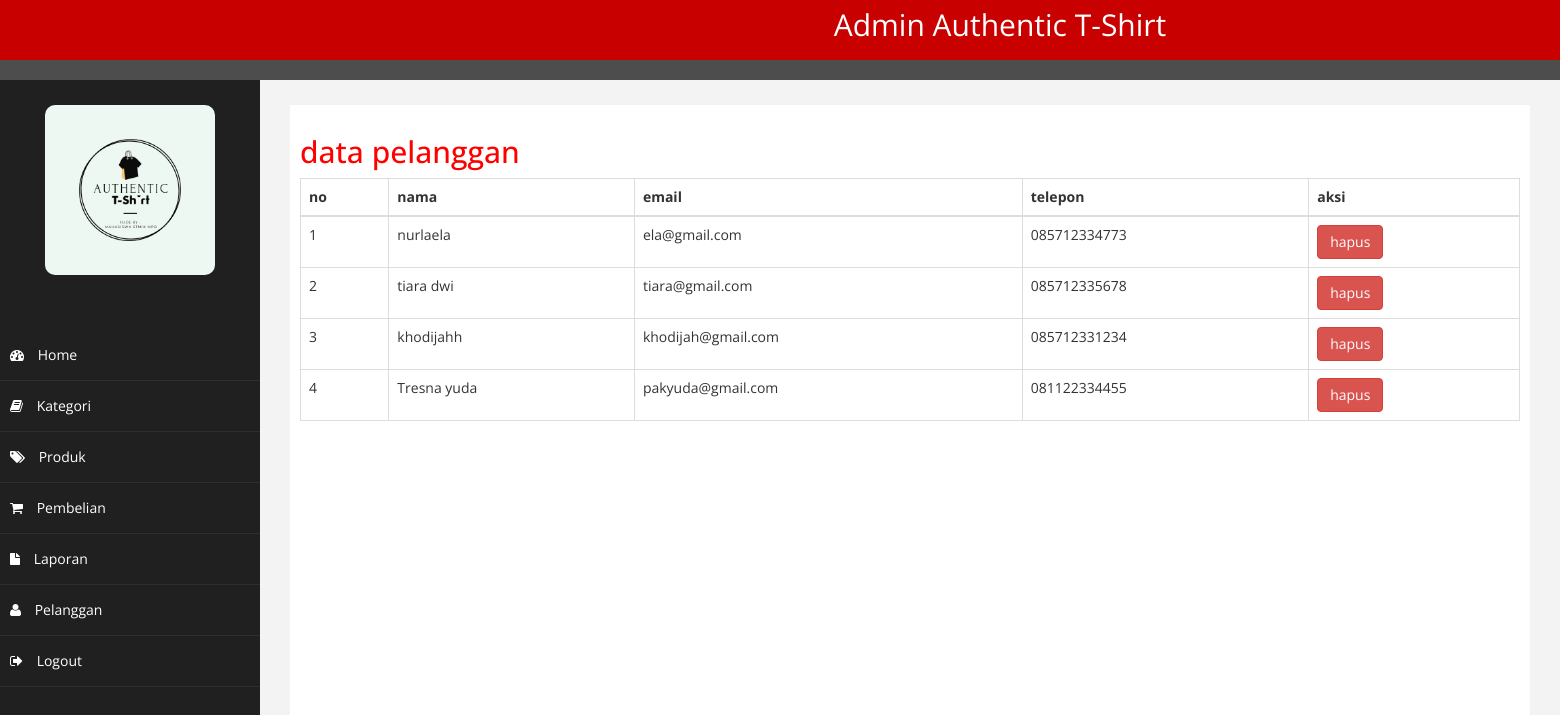
Page /admin/index.php?halaman=pelanggan (signed in) on the committed database.
### tables this page shows
CREATE TABLE `pelanggan` (
  `id_pelanggan` int(11) NOT NULL,
  `email_pelanggan` varchar(100) NOT NULL,
  `password_pelanggan` varchar(50) NOT NULL,
  `nama_pelanggan` varchar(100) NOT NULL,
  `telepon_pelanggan` varchar(25) NOT NULL,
  `alamat_pelanggan` text NOT NULL
);

### admin/pelanggan.php (the view)
<h2>data pelanggan</h2>
<table class="table table-bordered">
	<thead>
		<tr>
			<th>no</th>
			<th>nama</th>
			<th>email</th>
			<th>telepon</th>
			<th>aksi</th>
		</tr>
	</thead>
	<tbody>
		<?php $nomor=1; ?>
		<?php $ambil=$koneksi->query("SELECT * FROM pelanggan");?>
		<?php while($pecah=$ambil->fetch_assoc()){?>
		<tr>
			<td><?php echo $nomor; ?></td>
			<td><?php echo $pecah['nama_pelanggan']; ?></td>
			<td><?php echo $pecah['email_pelanggan']; ?></td>
			<td><?php echo $pecah['telepon_pelanggan']; ?></td>
			<td>
				<a href="" class="btn btn-danger">hapus</a>
			</td>
		</tr>
		<?php $nomor++; ?>
		<?php } ?>
	</tbody>
</table>

### admin/assets/css/custom.css (style rules this page uses)
body { font-family: 'Open Sans', sans-serif; }
h2 { color: #f00; }

### rows in the picture
pelanggan: nama_pelanggan "nurlaela", email_pelanggan "ela@gmail.com", telepon_pelanggan "085712334773"
pelanggan: nama_pelanggan "tiara dwi", email_pelanggan "tiara@gmail.com", telepon_pelanggan "085712335678"
pelanggan: nama_pelanggan "khodijahh", email_pelanggan "khodijah@gmail.com", telepon_pelanggan "085712331234"
pelanggan: nama_pelanggan "Tresna yuda", email_pelanggan "pakyuda@gmail.com", telepon_pelanggan "081122334455"
